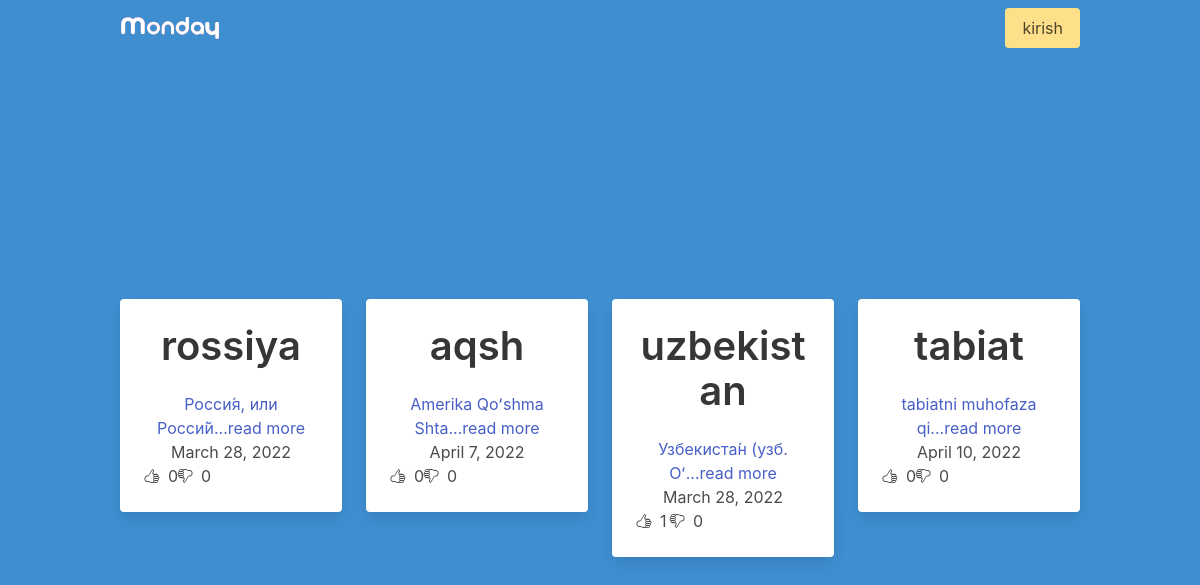
The page / on the database its author committed.
### home/models.py (models this page shows)
class Article(models.Model):
    title = models.CharField(max_length=255)
    text = models.TextField()
    slug = models.SlugField(unique=True)
    date = models.DateField(auto_now=True)
    thumb = models.ImageField(blank=True)
    author = models.ForeignKey(User,default=None,on_delete=models.CASCADE)
    likes = models.ManyToManyField(User, related_name='article_likes')
    dislikes = models.ManyToManyField(User, related_name='article_dislikes')
    def __str__(self):
        return self.title
    def snippet(self):
        return self.text[:20] + '...read more'
    def total_likes(self):
        return self.likes.count()
    def total_dislikes(self):
        return self.dislikes.count()

### home/views.py (the view)
# urls.py: path('', article_func, name='article_func'),
def article_func(request):
    articles = Article.objects.all()
    return render(request,'articles_list.html',{'maqolalar':articles})

### templates/articles_list.html
{% extends 'base.html' %}
{% load static %}
{% block content %}
<div class="container">
    <div class="columns is-centered">
        {% for article in maqolalar %}
        <div class="column is-3">
            <div class="card has-text-centered">
                <div class="card-content">
                    <div class="media">
                        <div class="media-content">
                            <p class="title has-text-dark is-2">
                                {{ article }}
                            </p>
                        </div>
                    </div>
                    <div class="content ">
                        <a href="{% url 'article_detail' article.slug %}">
                            {{ article.snippet }}
                        </a>
                        <br>
                        <div>{{ article.date }}</div>
                        <div class="columns">
                            <div class="column is-2">
                                <div class="columns is-gapless">
                                    <div class="column">
                                        <ion-icon name="thumbs-up-outline" class="mt-1"></ion-icon>
                                    </div>
                                    <div class="column">
                                        <span class="ml-2">{{ article.total_likes }}</span>
                                    </div>
                                </div>
                            </div>
                            <div class="column is-2">
                                <div class="columns is-gapless">
                                    <div class="column">
                                        <ion-icon name="thumbs-down-outline" class="mt-1"></ion-icon>
                                    </div>
                                    <div class="column">
                                        <span class="ml-2">{{ article.total_dislikes }}</span>
                                    </div>
                                </div>
                            </div>
                        </div>
                    </div>
                </div>
            </div>
        </div>
        {% endfor %}
    </div>
</div>
{% endblock %}

### templates/base.html (shortened to what this page needs)
{% load static %}
<html lang="en">
<head>
    <link rel="stylesheet" href="{% static 'style.css' %}">
    <link rel="stylesheet" href="{% static 'bulma.css' %}">
    <link rel="stylesheet" href="https://cdnjs.cloudflare.com/ajax/libs/font-awesome/6.1.1/css/all.min.css"
 />
</head>
<body>
    <section class="hero has-background-info is-fullheight">
        <div class="hero-head">
            <header class="navbar">
                <div class="container">
                    <div class="navbar-brand">
                        <a class="navbar-item" href="{% url 'article_func' %}">
                            <img src="{% static 'images/monday.svg' %}" width="100" alt="Logo">
                        </a>
                    </div>
                    <div id="navbarMenuHeroC" class="navbar-menu">
                        <div class="navbar-end">
                            {% if user.is_authenticated %}
                            <a class="navbar-item button my-4 mx-1">
                                welcome:{{ user }}
                            </a>
                            <span class="navbar-item">
                                <a href="{% url 'sign_out'%}" class="button  is-info">chiqish</a>
                            </span>
                            {% else %}
                            <span class="navbar-item">
                                <a href="{% url 'sign_in' %}" class="button is-warning">kirish</a>
                            </span>
                            {% endif %}
                        </div>
                    </div>
                </div>
            </header>
        </div>
        <div class="hero-body">
            {% block content %}
            {% endblock %}
        </div>
    </section>
</body>
</html>

### rows shown on the page
Article: title "rossiya", snippet "Росси́я, или Росси́й...read more", date "March 28, 2022", total_likes "0", total_dislikes "0"
Article: title "aqsh", snippet "Amerika Qoʻshma Shta...read more", date "April 7, 2022", total_likes "0", total_dislikes "0"
Article: title "uzbekistan", snippet "Узбекиста́н (узб. Oʻ...read more", date "March 28, 2022", total_likes "1", total_dislikes "0"
Article: title "tabiat", snippet "tabiatni muhofaza qi...read more", date "April 10, 2022", total_likes "0", total_dislikes "0"
